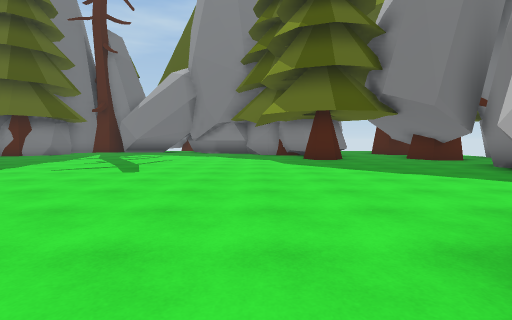
view 1 (above)

18 first-person views from a walk through a 3-D level made in the Unity game engine. The camera is 1.3 m above the floor, tilts 4° down and sees 85° across. The floor is counted in squares, 1.92 m on a side. Each view is taken from the middle of a square. On the plan, view 1 faces up. The plan holds only what a view shows up to about 9 squares ahead; the rest is blank. The place goes on beyond the plan. The player character is not drawn.

view 2
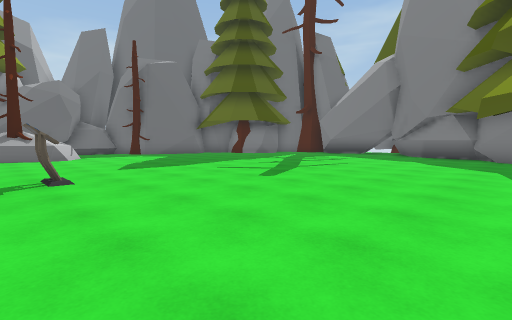

view 3
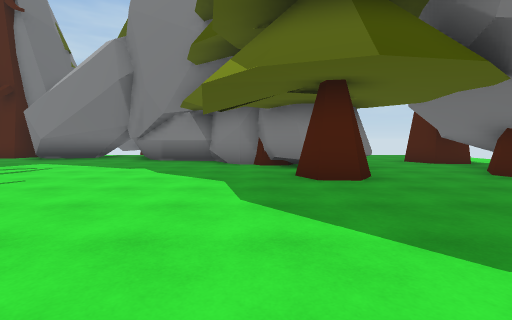

view 4
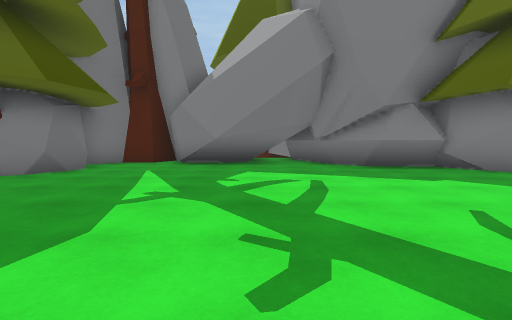

view 5
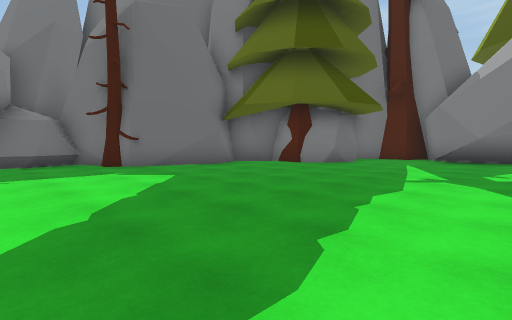

view 6
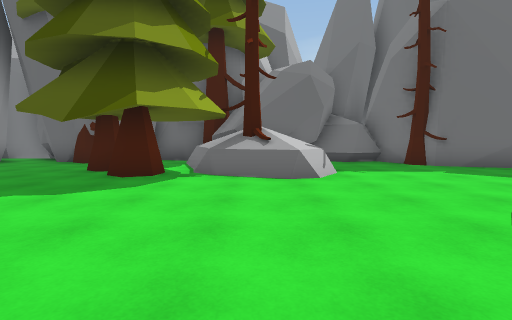

view 7
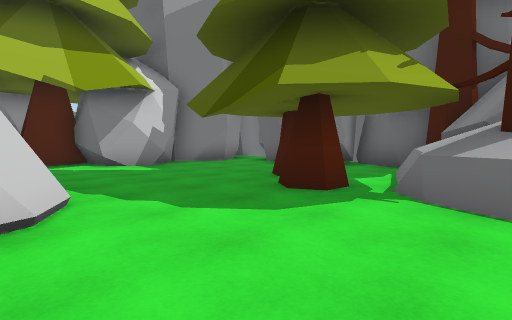

view 8
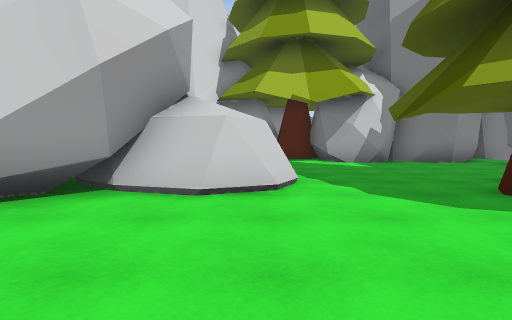

view 9
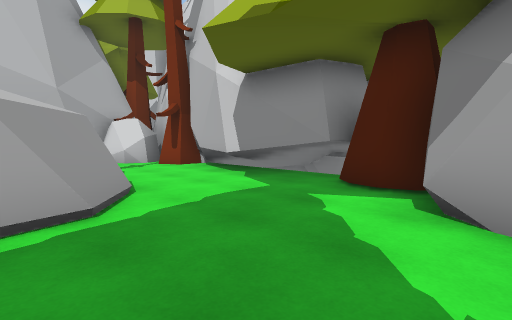

view 10
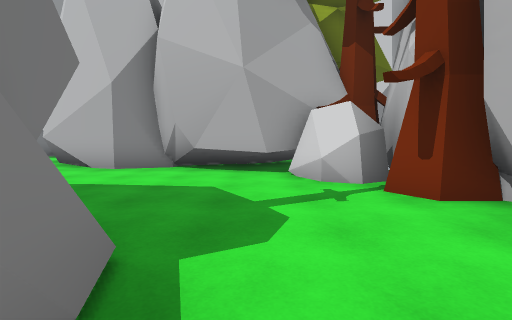

view 11
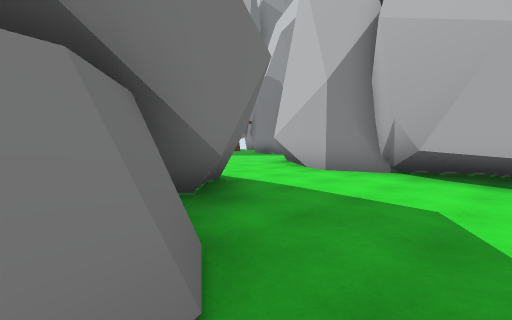

view 12
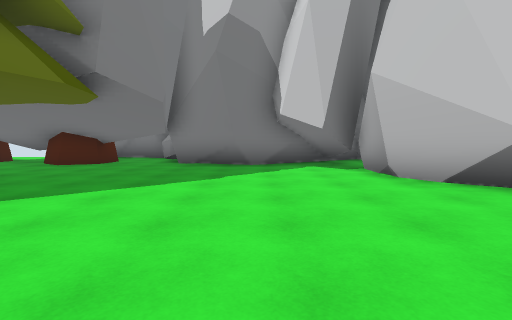

view 13
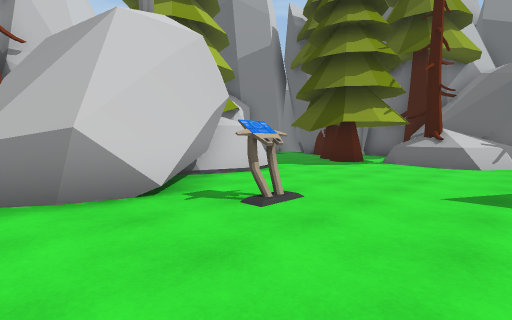

view 14
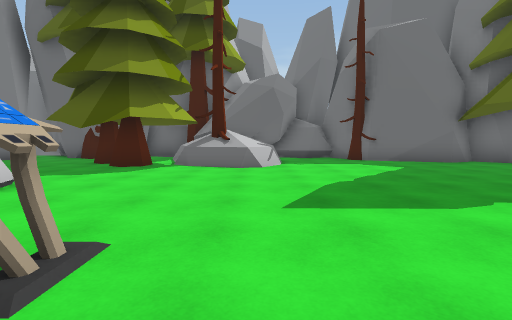

view 15
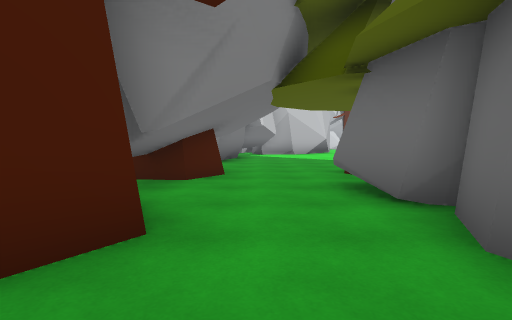

view 16
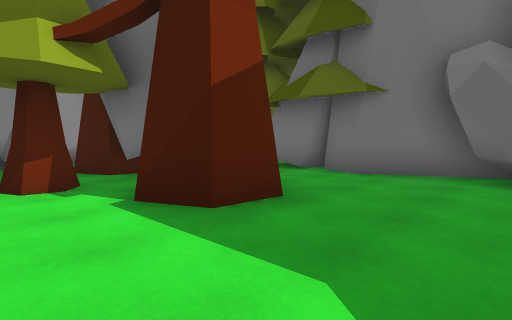

view 17
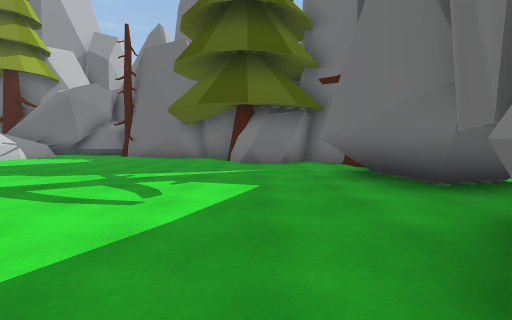

view 18
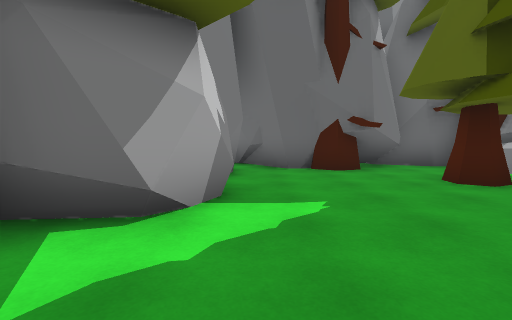

### Floor plan
Key: @ floor where view 1 was taken; # wall or solid block; . floor; = window, fence, low wall or low ledge; ^ raised ledge; T tree; R rock; O other object.
Columns run from 15 left of view 1 to 9 right of it. Each row starts with its distance up from view 1.
 17                  ##......
 16      ##T#####    ##......
 15      #..######    #......
 14      T.......#### #..T#..
 13     ##..........###...#..
 12    ##............##..##T.
 11    #.............T...##
 10    #.............TT..T###
  9    #.................####
  8   T..................####
  7  #...................##
  6  #...................#
  5  #...................#
  4  ##^^^...............#
  3     T......O........###
  2  T^^^............####
  1 #.==T.....####...#
  0 #..TT...######.@##
 -1 ##......#  ##...#
 -2  T......####....#
 -3 ##.......##.....#
 -4 #..............##
 -5 ######........R###
 -6      T#.####.TR#
 -7      TTT########
 -8         ##

Positions as (right, up) in squares from view 1, and headings:
1: (0, 0), facing up
2: (1, 2), facing up-left
3: (1, 5), facing up
4: (-5, 7), facing up
5: (-5, 5), facing up-left
6: (-5, 3), facing left
7: (-7, 3), facing down-left
8: (-7, 4), facing down
9: (-10, -2), facing down-right
10: (-6, -4), facing right
11: (-5, -4), facing up-right
12: (-2, 5), facing right
13: (-2, 5), facing down-left
14: (-3, 4), facing left
15: (5, 16), facing down
16: (9, 17), facing down-left
17: (-1, 13), facing left
18: (-7, -4), facing left
